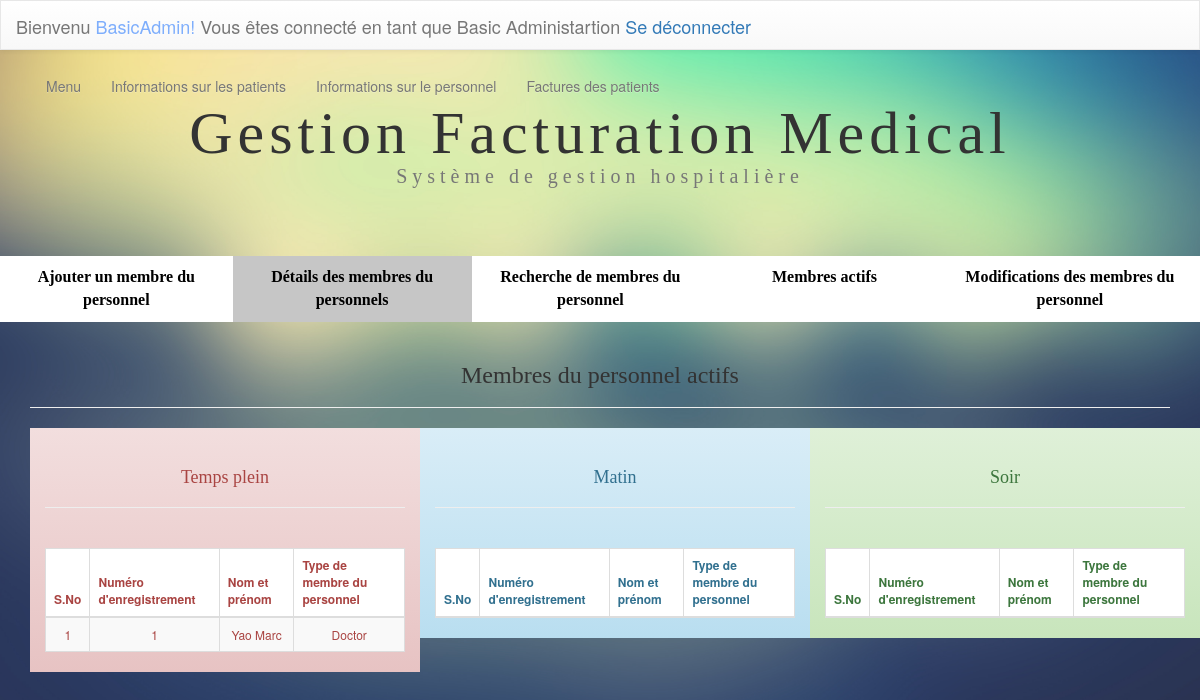
The page /staffactmem.php (signed in) on the database its author committed.
### tables this page shows
CREATE TABLE `staff` (
  `staffID` int(11) NOT NULL,
  `smfname` varchar(50) NOT NULL,
  `smlname` varchar(50) NOT NULL,
  `smtype` varchar(20) NOT NULL,
  `smbd` date NOT NULL,
  `telcode` varchar(4) NOT NULL DEFAULT '+228',
  `smtel` varchar(15) NOT NULL,
  `smemail` varchar(200) NOT NULL,
  `smgender` varchar(6) NOT NULL,
  `smwoti` varchar(10) NOT NULL,
  `smaddr` varchar(600) NOT NULL,
  `instetd_by` varchar(100) DEFAULT NULL,
  `insterted_date` timestamp NULL DEFAULT current_timestamp(),
  `update_by` varchar(100) DEFAULT NULL,
  `update_date` timestamp NOT NULL DEFAULT current_timestamp()
);

### staffactmem.php (the view, shortened to what this page needs)
<?php include 'connect.php';?>
<!DOCTYPE html PUBLIC "-//W3C//DTD XHTML 1.0 Transitional//EN" "http://www.w3.org/TR/xhtml1/DTD/xhtml1-transitional.dtd">
<html xmlns="http://www.w3.org/1999/xhtml">
<head>
<link rel="stylesheet" href="css/bootstrap.min.css">
<link rel="stylesheet" href="css/bootstrap-theme.min.css">
<link rel="stylesheet" type="text/css" href="css/staff.css"/><script type="text/javascript" src="js/rightde.js"></script>
</head>
<body>
<link rel="stylesheet" href="css/hide.css">
<header class="nav-down ">
<?php include_once('navbar.php');?>
</header><br>
<div class="container">
<div class="row">
<div class="col-md-12 col-xs-12 ">
<h1 class="text-center ">Gestion Facturation Medical<br /><small style="font-size:20px">Système de gestion hospitalière</small></h1></div>
</div>
</div><br><br><br>
<div class="container-fluid">
<div class="row">
  <ul class="nav  nav-justified" style="background-color:#FFF;">
  <li style="font-family:calibri; font-size:16px;"><a style="color:#000" href="staff.php"><strong>Ajouter un membre du personnel</strong></a></li>
  <li class="active" style="font-family:calibri; font-size:16px;"><a style="color:#000" href="staffmemd.php"><strong>Détails des membres du personnels</strong></a></li>
  <li style="font-family:calibri; font-size:16px;"><a style="color:#000" href="sestaffactmem.php"><strong>Recherche de membres du personnel</strong></a></li>
  <li style="font-family:calibri; font-size:16px;"><a style="color:#000" href="staffactmem.php"><strong>Membres actifs</strong></a></li>
  <li id="lock" style="font-family:calibri; font-size:16px;"><a style="color:#000" href="supadmst.php"><strong>Modifications des membres du personnel</strong></a></li>
  </ul>
</div></div>
<div class="container">
<div class="row">
<div class="col-md-12 col-xs-12">
<div class="page-header">
<h3 style="font-family:calibri;" class="text-center">Membres du personnel actifs</h3></div>
</div>
</div>
</div>
<div class="container">
<div class="row">
<div class="col-md-12 col-xs-12">
<div class="container">
<div class="row">
<div class="col-md-4 col-xs-4 alert-danger"><div class="page-header">
<h4 style="font-family:calibri;" class="text-center">Temps plein</h4></div>
<br />
<table style="background-color:#FFF; font-size:12px; " class="table table-striped table-hover table-bordered">
<thead>
<tr>
<th><strong>S.No</strong></th>
<th><strong>Numéro d'enregistrement</strong></th>
<th><strong>Nom et prénom</strong></th>
<th><strong>Type de membre du personnel</strong></th>
</tr>
</thead>
<tbody>
<?php
$count=1;
$sel_query="SELECT * FROM `staff` WHERE `smwoti` = 'Full'";
$result = mysqli_query($con,$sel_query);
while($row = mysqli_fetch_assoc($result)) { ?>
<tr>
    <td align="center"><?php echo $count; ?></td>
    <td align="center"><?php echo $row["staffID"]; ?></td>
    <td align="center"><?php echo $row["smfname"]; ?> <?php echo $row["smlname"]; ?></td>
    <td align="center"><?php echo $row["smtype"]; ?></td>
</tr>
<?php $count++; } ?>
</tbody>
</table>
</div>
<div class="col-md-4 col-xs-4 alert-info"><div class="page-header">
<h4 style="font-family:calibri;" class="text-center">Matin</h4></div>
<br />
<table style="background-color:#FFF; font-size:12px; " class="table table-striped table-hover table-bordered">
<thead>
<tr>
<th><strong>S.No</strong></th>
<th><strong>Numéro d'enregistrement</strong></th>
<th><strong>Nom et prénom</strong></th>
<th><strong>Type de membre du personnel</strong></th>
</tr>
</thead>
</table>
</div>
<div class="col-md-4 col-xs-4 alert-success" ><div class="page-header">
<h4 style="font-family:calibri;" class="text-center">Soir</h4></div>
<br />
<table style="background-color:#FFF; font-size:12px; " class="table table-striped table-hover table-bordered">
<thead>
<tr>
<th><strong>S.No</strong></th>
<th><strong>Numéro d'enregistrement</strong></th>
<th><strong>Nom et prénom</strong></th>
<th><strong>Type de membre du personnel</strong></th>
</tr>
</thead>
</table>
</div>
</div>
</div>
</div>
</div>
</div>
<br>
<br>
</body>
</html>

### css/staff.css (style rules this page uses)
body { background:url(../images/background.jpg) no-repeat center center fixed ; -webkit-background-size:cover; -moz-background-size:cover; -o-background-size:cover; background-size:cover; }
h1 { text-align:center; font-family:"calibri"; font-size:60px; padding-top:10px; letter-spacing:5px; }

### css/hide.css (style rules this page uses)
body { padding-top: 50px; }
header { height: 40px; z-index: 1; position:fixed; top: 0; transition: top 0.2s ease-in-out; width: 100%; }

### staffactmem.php (style rules this page uses)
.active a { background-color: #c6c6c6; }

### rows shown on the page
staff: staffID "1", smfname "Yao", smlname "Marc", smtype "Doctor"

### other values the page prints
$_SESSION['sadmun'] "BasicAdmin"
$_SESSION['admty'] "Basic Administartion"
